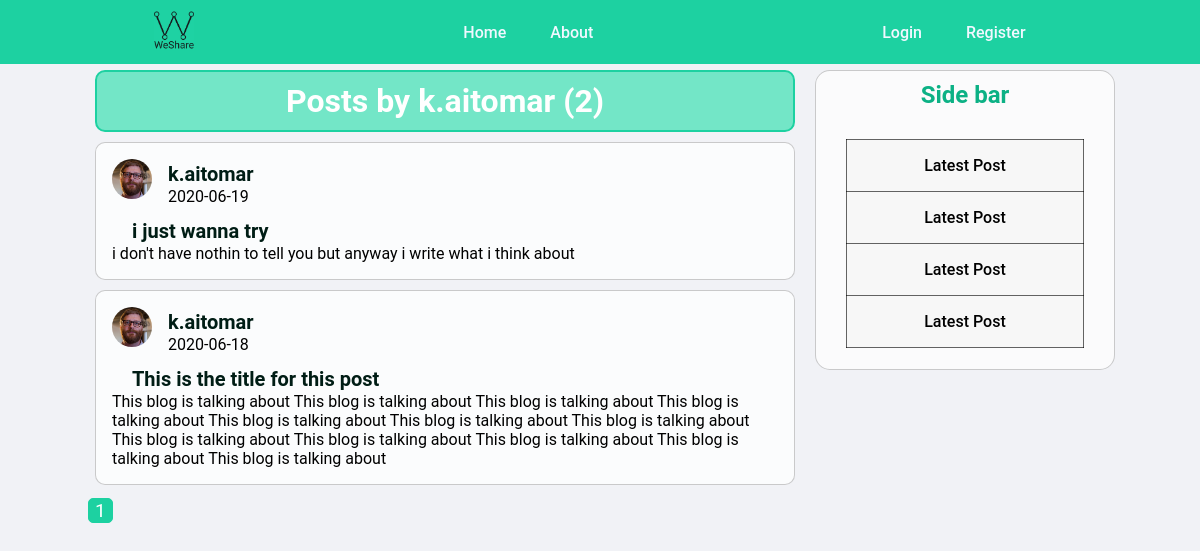
/user/k.aitomar, run on an earlier commit of the app's database.
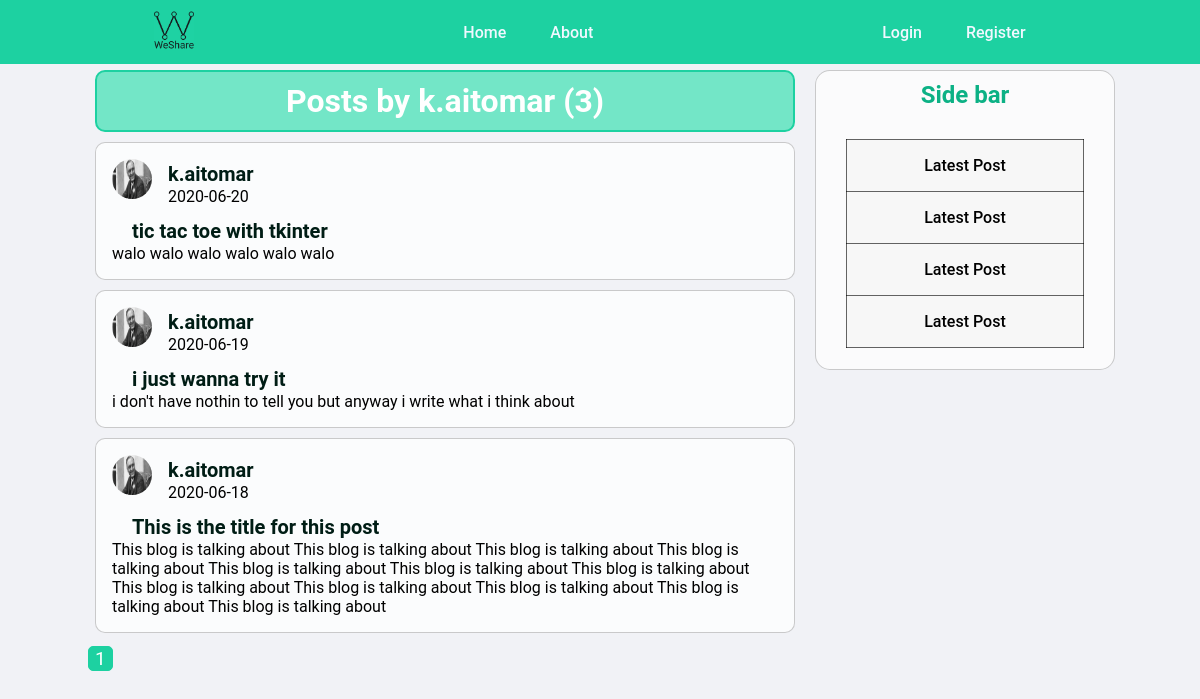
And on a later commit of the database.
### blogapp/models.py (models this page shows, shortened)
class User(db.Model, UserMixin):
    id = db.Column(db.Integer, primary_key=True)
    username = db.Column(db.String(20), unique=True, nullable=False)
    email = db.Column(db.String(120), unique=True, nullable=False)
    image_file = db.Column(db.String(20), nullable=False, default='default.jpg')
    password = db.Column(db.String(60), nullable=False)
    posts = db.relationship('Post', backref='author', lazy=True)

class Post(db.Model):
    id = db.Column(db.Integer, primary_key=True)
    title = db.Column(db.String(100), nullable=False)
    date_posted = db.Column(db.DateTime, nullable=False, default=datetime.utcnow)
    content = db.Column(db.Text, nullable=False)
    user_id = db.Column(db.Integer, db.ForeignKey('user.id'), nullable=False)

### blogapp/users/routes.py (the view)
@users.route('/user/<string:username>')
def user_posts(username):
    page = request.args.get('page', 1, type=int)
    user = User.query.filter_by(username=username).first_or_404()
    posts = Post.query.filter_by(author=user).order_by(Post.date_posted.desc()).paginate(page=page, per_page=7)
    return  render_template('user_posts.html' , posts = posts, user=user)

### blogapp/templates/user_posts.html
{% extends 'layout.html' %}
{%block content%}
<h1 class="user-post-title">Posts by {{ user.username }} ({{ posts.total }})</h1>
    {% for post in posts.items %}
        <article class="blog-post-info">
            <img src="{{ url_for('static' , filename='profil_pics/'+ post.author.image_file) }}" alt="">
            <div class="blog-post-authour">
                <h1><a href="{{ url_for('users.user_posts', username=post.author.username) }}">{{ post.author.username }}</a></h1>
            </div>
            <div class="blog-post-date">
                <p>{{ post.date_posted.strftime('%Y-%m-%d') }}</p>
            </div>
            <div class="post-infos">
                <div>
                    <h2> <a href="{{ url_for('posts.post' , post_id=post.id) }}" class="single-post-title"> {{ post.title }}</a></h2>
                </div>
                <div class="blog-post-content">
                    <p>{{ post.content }}</p>
                </div>
            </div>
        </article>
    {% endfor %}
    {% for page_num in posts.iter_pages(left_edge=1, right_edge=1, left_current=1, right_current=2) %}
        {% if page_num %}
            {% if posts.page == page_num %}
                <a class="page-num-active" href="{{ url_for('users.user_posts', username=user.username, page=page_num) }}">{{ page_num }}</a>
            {% else %}
                <a class="page-num" href="{{ url_for('users.user_posts', username=user.username, page=page_num) }}">{{ page_num }}</a>
            {% endif %}
        {% else %}
        ...
        {% endif %}
    {% endfor %}
{%endblock content%}

### blogapp/templates/layout.html (shortened to what this page needs)
<!DOCTYPE html>
<html lang="en">
<head>
    <link rel="stylesheet" type="text/css" href="{{ url_for('static', filename='style.css') }}">
</head>
<body>
    <header>
        <a href="{{url_for('main.home')}}"><img class="logo" src="../static/images/logo.jpg" alt="weshare logo" title="We Share"></a>
        <nav class="nav_links">
            <ul>
                <li><a href="{{url_for('main.home')}}">Home</a></li>
                <li><a href="{{url_for('main.about')}}">About</a></li>
            </ul>
        </nav>
        <nav class="nav_links">
            {% if current_user.is_authenticated %}
            <ul>
                <li><a href="{{url_for('posts.new_post')}}">New Post</a></li>
                <li><a href="{{url_for('users.account')}}">account</a></li>
                <li><a href="{{url_for('users.logout')}}">Logout</a></li>
            </ul>
            {% else %}
                <ul>
                    <li><a href="{{url_for('users.login')}}">Login</a></li>
                    <li><a href="{{url_for('users.register')}}">Register</a></li>
                </ul>
            {% endif %}
        </nav>
    </header>
    <main>
        {% block content %}{% endblock %}
    </main>
    <div class="side-bar">
        <h1>Side bar</h1>
        <table class="side-bar-table">
            <tr>
              <td><a href="#">Latest Post</a></td>
            </tr>
            <tr>
              <td><a href="#">Latest Post</a></td>
            </tr>
            <tr>
                <td><a href="#">Latest Post</a></td>
            </tr>
            <tr>
                <td><a href="#">Latest Post</a></td>
            </tr>
        </table>
    </div>
</body>
</html>

### blogapp/static/style.css (style rules this page uses)
* { font-family: 'Roboto' , sans-serif; box-sizing: border-box; margin : 0; padding: 0; }
body { background-color: #f1f2f6; font-size: medium; }
body { background-color: #f1f2f6; display: flex; justify-content: center; }
main { margin-top: 60px; }
nav a { font-weight: 500; font-size: 16px; color: aliceblue; text-decoration: none; }
header { width: 100%; display: flex; justify-content: space-around; align-items: center; padding:10px 30px ; background-color: #1dd1a1; position: fixed; z-index: 1000; }
.nav_links { list-style: none; }
.nav_links li { display: inline-block; padding: 0px 20px; }
.nav_links li a { transition: all 0.3s ease 0s; }
.logo { width: 40px; height: 40px; }
.blog-post-info { background-color: rgba(255, 255, 255, 0.719); margin: 10px; padding: 1rem; width: 700px; border: 1px solid rgba(0, 0, 0, 0.2) ; border-radius: 10px; }
.blog-post-info img { width: 40px; height: 40px; float: left; margin: 0 1rem 0 0; border-radius: 50%; display: block; }
.blog-post-info a { text-decoration: none; font-size: 20px; color: #001d15 }
.page-num-active { text-decoration: none; font-size: 1.2em; display: inline-block; text-align: center; color: white; background-color: #1dd1a1; width: 25px; height: 25px; border: 1px solid #1dd1a1; border-radius: 5px; margin: 3px; }
.user-post-title { display: block; width: 700px; margin: 10px; padding: 10px; text-align: center; color: #ffffff; background-color: rgb(115, 230, 199); border: 2px solid #1dd1a1; border-radius: 10px; }
.side-bar { margin-top: 70px; margin-left: 10px; width: 300px; height: 300px; background-color: rgba(255, 255, 255, 0.7); border: 1px solid rgba(0, 0, 0, 0.2); border-radius: 5%; display: flex; flex-direction: column; align-items: center; position: sticky; top: 70px; }
.side-bar h1 { font-size: 1.5em; margin: 10px 10px 30px 10px; color: #0cb185; }
.side-bar-table { border-collapse: collapse; text-align: center; background-color: rgba(207, 207, 207, 0.1); width: 80%; height: 70%; }
.side-bar-table a { text-decoration: none; color: black; font-weight: 500; }
.side-bar-table tr { border: 1px solid rgba(0, 0, 0, 0.6); padding: 10px; border-radius: 50px }
.single-post-title { margin:0px 0px 10px 20px; }
.post-infos { margin-top: 10px; }

What changed in the data, as far as the page shows it:
added Post: image_file (picture), author.username "k.aitomar", date_posted "2020-06-20", title "tic tac toe with tkinter", content "walo walo walo walo walo walo"
changed Post "i don't have nothin to tell you but anyway i write what i think about": image_file: a different picture; title "i just wanna try" → "i just wanna try it"
changed through a linked row, Post "This is the title for this post": image_file: a different picture
Also different on the page:
{{ posts.total }}: "2" → "3"
